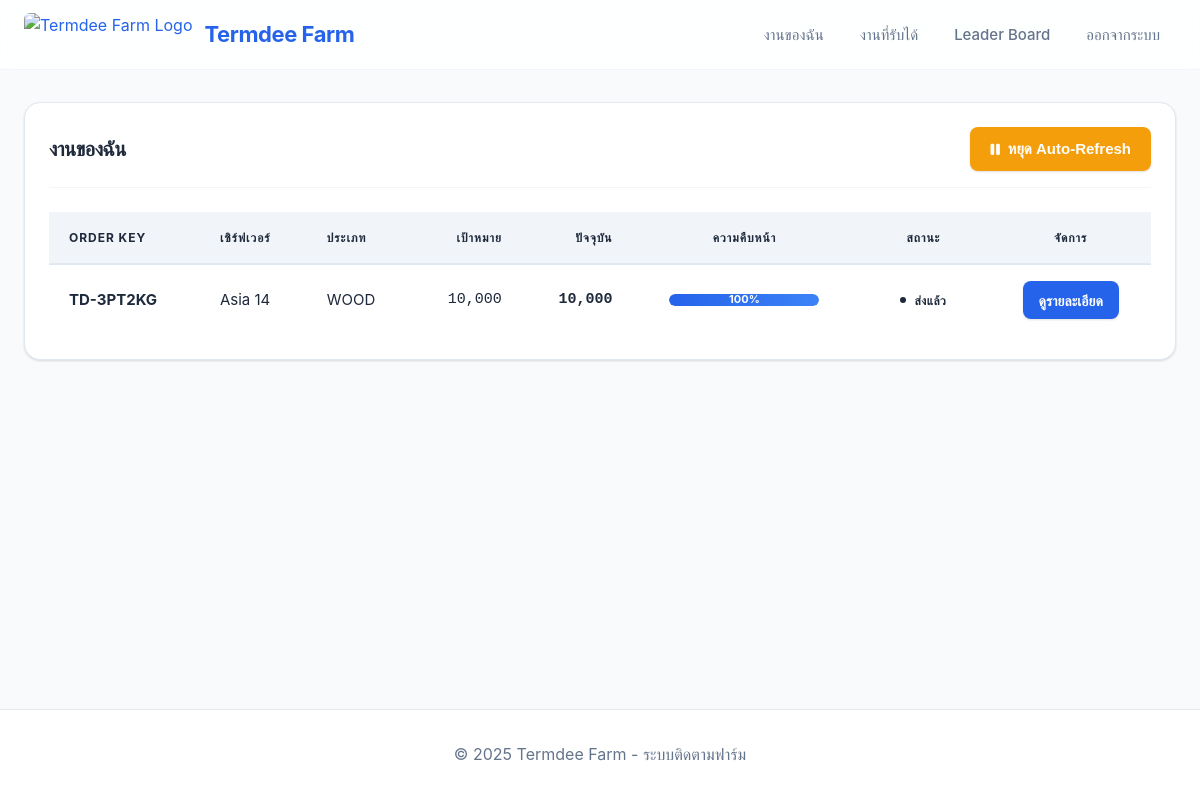
The app's page /farmer/tasks (signed in) with its own data.
### models.py (models this page shows)
class Task(db.Model):
    __tablename__ = 'tasks'
    id = db.Column(db.Integer, primary_key=True)
    order_id = db.Column(db.Integer, db.ForeignKey('orders.id'), nullable=False)
    farmer_id = db.Column(db.Integer, db.ForeignKey('users.id'), nullable=True)
    server_name = db.Column(db.String(100))
    item_type = db.Column(db.String(50))
    target_amount = db.Column(db.Integer, default=0)
    current_amount = db.Column(db.Integer, default=0)
    status = db.Column(db.String(30), default='assigned')  # assigned, accepted, farming, paused, ready_to_deliver, delivered
    created_at = db.Column(db.DateTime, default=datetime.utcnow)
    accepted_at = db.Column(db.DateTime)
    started_at = db.Column(db.DateTime)
    finished_at = db.Column(db.DateTime)
    updated_at = db.Column(db.DateTime, default=datetime.utcnow, onupdate=datetime.utcnow)
    planned_start = db.Column(db.DateTime)  # เวลาที่วางแผนจะเริ่มงาน
    planned_duration_hours = db.Column(db.Float)  # ระยะเวลาที่คาดว่าจะใช้ (ชั่วโมง)
    note_farmer = db.Column(db.Text)
    logs = db.relationship('Log', backref='task', lazy=True)

class Order(db.Model):
    __tablename__ = 'orders'
    id = db.Column(db.Integer, primary_key=True)
    order_key = db.Column(db.String(20), unique=True, nullable=False)
    customer_ref = db.Column(db.String(200))  # UID/ชื่อในเกม/ช่องทางแชท
    server_name = db.Column(db.String(100))
    item_type = db.Column(db.String(50))  # wood, stone, sulfur, metal, scrap, hqm
    target_amount = db.Column(db.Integer, default=0)
    status = db.Column(db.String(20), default='queued')  # queued, assigned, farming, delivering, done, canceled, issue
    priority = db.Column(db.String(20), default='normal')  # normal, express
    discount_percent = db.Column(db.Float, default=0.0)  # ส่วนลดให้ลูกค้า (%)
    created_at = db.Column(db.DateTime, default=datetime.utcnow)
    updated_at = db.Column(db.DateTime, default=datetime.utcnow, onupdate=datetime.utcnow)
    note_admin = db.Column(db.Text)
    tasks = db.relationship('Task', backref='order', lazy=True, cascade='all, delete-orphan')
    logs = db.relationship('Log', backref='order', lazy=True)

### app.py (the view)
@app.route('/farmer/tasks')
@farmer_required
def farmer_tasks():
    query = Task.query.filter_by(farmer_id=current_user.id).order_by(Task.created_at.desc())
    pagination = paginate_query(query, per_page=20)
    return render_template('farmer/tasks.html',
                         tasks=pagination.items,
                         pagination=pagination)

### app.py (called while the page is built)
def paginate_query(query, per_page=20):
    page = request.args.get('page', 1, type=int)
    per_page = request.args.get('per_page', per_page, type=int)
    pagination = query.paginate(
        page=page,
        per_page=per_page,
        error_out=False
    )
    return pagination

@login_manager.user_loader
def load_user(user_id):
    try:
        return User.query.get(int(user_id))
    except (ValueError, TypeError):
        return None

def get_status_th(status):
    status_map = {
        'queued': 'รอคิว',
        'assigned': 'มอบหมายแล้ว',
        'farming': 'กำลังฟาร์ม',
        'delivering': 'กำลังส่ง',
        'done': 'เสร็จแล้ว',
        'canceled': 'ยกเลิก',
        'issue': 'มีปัญหา',
        'accepted': 'รับงานแล้ว',
        'paused': 'พักงาน',
        'ready_to_deliver': 'พร้อมส่ง',
        'delivered': 'ส่งแล้ว'
    }
    return status_map.get(status, status)

@app.context_processor
def utility_processor():
    return dict(get_status_th=get_status_th, Settings=Settings)

def farmer_required(f):
    @wraps(f)
    @login_required
    def decorated_function(*args, **kwargs):
        if current_user.role not in ['farmer', 'admin']:
            flash('คุณไม่มีสิทธิ์เข้าถึงหน้านี้', 'error')
            return redirect(url_for('index'))
        return f(*args, **kwargs)
    return decorated_function

### templates/farmer/tasks.html (shortened to what this page needs)
{% extends "base.html" %}
{% block content %}
<div class="card">
    <div class="card-header">
        <h1 class="card-title">งานของฉัน</h1>
        <button id="toggleRefreshBtn" class="btn btn-warning" onclick="toggleAutoRefresh()">
            <i class="fas fa-pause"></i> หยุด Auto-Refresh
        </button>
    </div>
    {% if tasks %}
    <div class="table-responsive">
        <table class="table">
            <thead>
                <tr>
                    <th>Order Key</th>
                    <th>เซิร์ฟเวอร์</th>
                    <th>ประเภท</th>
                    <th class="text-right">เป้าหมาย</th>
                    <th class="text-right">ปัจจุบัน</th>
                    <th class="text-center">ความคืบหน้า</th>
                    <th class="text-center">สถานะ</th>
                    <th class="text-center">จัดการ</th>
                </tr>
            </thead>
            <tbody>
                {% for task in tasks %}
                <tr>
                    <td data-label="Order Key"><strong>{{ task.order.order_key }}</strong></td>
                    <td data-label="เซิร์ฟเวอร์">{{ task.server_name or '-' }}</td>
                    <td data-label="ประเภท"><span class="item-{{ task.item_type }}">{{ task.item_type|upper }}</span></td>
                    <td data-label="เป้าหมาย" class="text-right number">{{ "{:,}".format(task.target_amount|int) }}</td>
                    <td data-label="ปัจจุบัน" class="text-right number"><strong>{{ "{:,}".format(task.current_amount|int) }}</strong></td>
                    <td data-label="ความคืบหน้า" class="text-center">
                        <div class="progress" style="width: 150px; margin: 0 auto;">
                            <div class="progress-bar" style="width: {{ (task.current_amount / task.target_amount * 100) if task.target_amount > 0 else 0 }}%">
                                {{ ((task.current_amount / task.target_amount * 100) if task.target_amount > 0 else 0)|int }}%
                            </div>
                        </div>
                    </td>
                    <td data-label="สถานะ" class="text-center"><span class="badge badge-{{ task.status }}">{{ get_status_th(task.status) }}</span></td>
                    <td data-label="จัดการ" class="text-center">
                        <a href="{{ url_for('farmer_task_detail', task_id=task.id) }}" class="btn btn-sm btn-primary">ดูรายละเอียด</a>
                    </td>
                </tr>
                {% endfor %}
            </tbody>
        </table>
    </div>
    {% else %}
    <p class="text-center">ยังไม่มีงานที่ได้รับมอบหมาย</p>
    {% endif %}
</div>
{% endblock %}

### records on screen
Task: order.order_key "TD-3PT2KG", server_name "Asia 14", item_type "WOOD", target_amount "10,000", current_amount "10,000", target_amount+current_amount "100", status "ส่งแล้ว"
